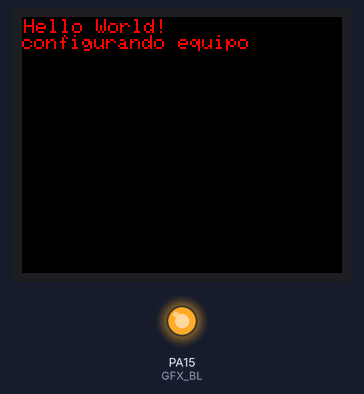
A program run on a simulated STM32 Black Pill. On the bench: 160×128 colour display, output pins drawn as LEDs (lit = HIGH).

Above: at 0.2 s.

The program:

main.cpp
```cpp
/* Configuracion de la pantalla */
#include <Arduino_GFX_Library.h>
#define GFX_BL PA15 // pin del led de retroiluminacion
Arduino_DataBus *bus = new Arduino_HWSPI(PB5 /* DC */, PB7 /* CS */);
Arduino_GFX *gfx = gfx = new Arduino_ST7735(bus, PB6 /* RST */, 1 /* rotation */, false /* IPS */,
                                            128 /* width */, 160 /* height */, 0 /* col offset 1 */, 0 /* row offset 1 */,
                                            0 /* col offset 2 */, 0 /* row offset 2 */, false /* BGR */);

void setup(void)
{

  if (!gfx->begin())
  {
    Serial.println("gfx->begin() failed!");
  }
  gfx->fillScreen(BLACK);
  /* Encendido de la retroiluminación */
  /**/  pinMode(GFX_BL, OUTPUT);
  /**/ digitalWrite(GFX_BL, HIGH);

  gfx->setCursor(1, 1);
  gfx->setTextColor(RED);
  gfx->setTextSize(0);
  gfx->println("Hello World!");
  gfx->println("configurando equipo");

}

void loop()
{

  digitalWrite(PC13, 0);
  delayMicroseconds(1);
  digitalWrite(PC13, 1);
  delayMicroseconds(1);
}
```
